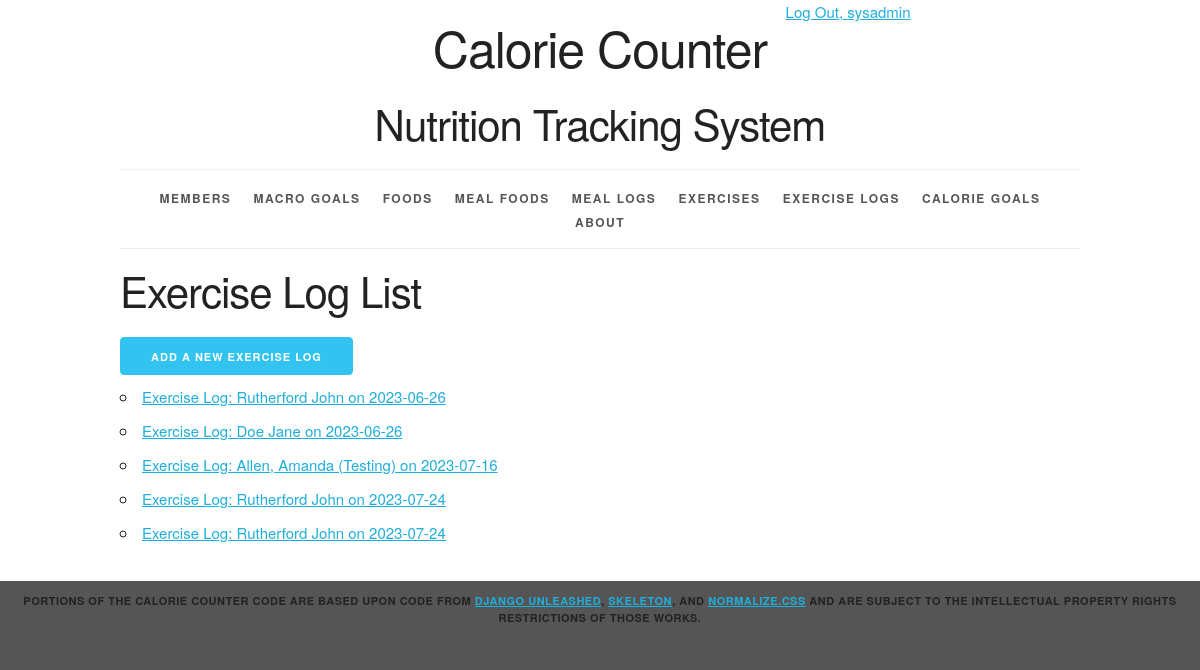
The app's page /exerciselog/ (signed in), older data.
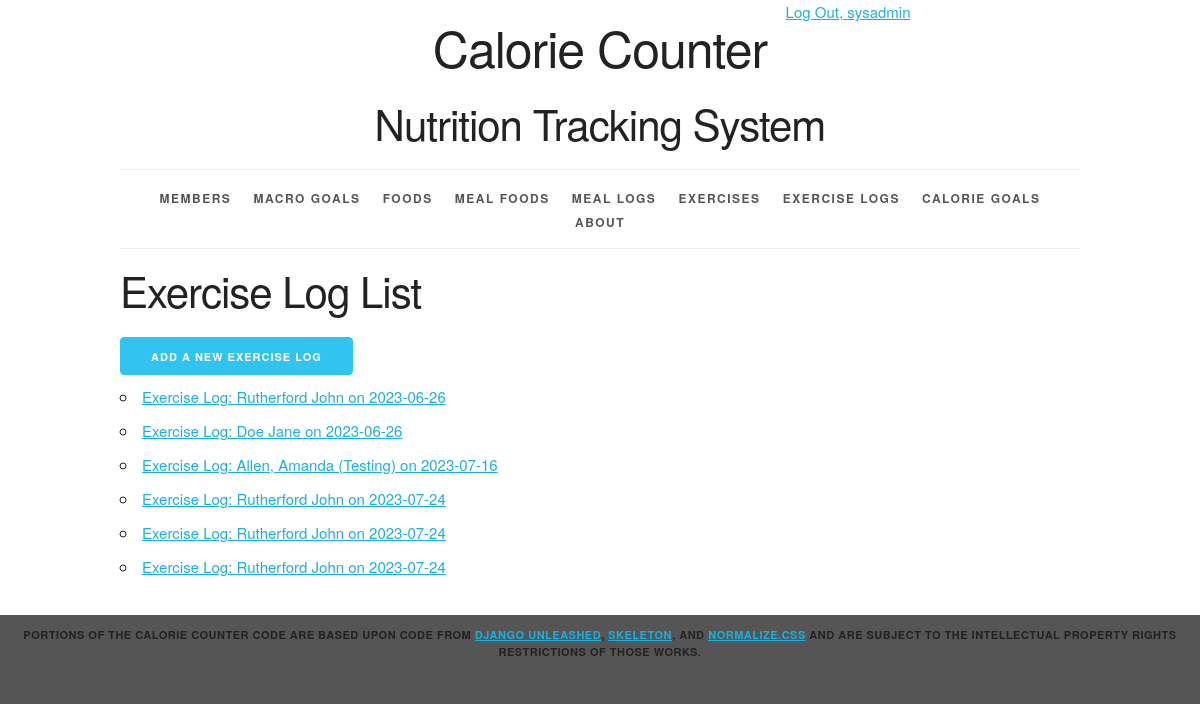
The same page, newer data.
### calorie_counter/models.py (models this page shows, shortened)
class ExerciseLog(models.Model):
    id = models.AutoField(primary_key=True)
    date = models.DateField()
    duration = models.DecimalField(max_digits=5, decimal_places=2, help_text="Duration in minutes")
    member = models.ForeignKey('Member', related_name='exercise_logs', on_delete=models.CASCADE)
    exercise = models.ForeignKey('Exercise', related_name='exercise_logs', on_delete=models.PROTECT)
    def get_absolute_url(self):
        return reverse('calorie_counter_exercise_log_detail_urlpattern',
                       kwargs={'pk': self.pk}
                       )
    def __str__(self):
        return 'Exercise Log: %s on %s' % ( self.member, self.date )

class Member(models.Model):
    SEX_CHOICES = [
        ('M', 'Male'),
        ('F', 'Female'),
    ]
    id = models.AutoField(primary_key=True)
    first_name = models.CharField(max_length=50)
    last_name = models.CharField(max_length=50)
    e_mail = models.EmailField(max_length=254, unique=True)
    height = models.IntegerField(help_text="Height in inches")
    weight = models.IntegerField(help_text="Weight in pounds")
    age = models.IntegerField(help_text="Age in years")
    sex = models.CharField(help_text="Male = M, Female = F", max_length=1, choices=SEX_CHOICES)
    date_joined = models.DateField()
    disambiguator = models.CharField(max_length=45, blank=True, default='')
    def __str__(self):
        if self.disambiguator == '':
            result = '%s %s ' % (self.last_name, self.first_name)
        else:
            result = '%s, %s (%s)' % (self.last_name, self.first_name, self.disambiguator)
        return result
    class Meta:
        ordering = ['last_name', 'first_name', 'disambiguator']
        constraints = [
            models.UniqueConstraint(fields=['first_name', 'last_name', 'e_mail'], name='unique_member')
        ]

### calorie_counter/views.py (the view)
class ExerciseLogList(LoginRequiredMixin, PermissionRequiredMixin, ListView):
    model = ExerciseLog
    template_name = 'calorie_counter/exercise_log_list.html'
    context_object_name = 'exercise_log_list'
    permission_required = 'calorie_counter.view_exercise_log'

### calorie_counter/templates/calorie_counter/exercise_log_list.html (shortened to what this page needs)
{%  extends 'calorie_counter/base.html' %}
{%  block content %}
    <h2> Exercise Log List </h2>
    <div>
        <a href="{% url 'calorie_counter_exercise_log_create_urlpattern' %}"
      class="button button-primary"> Add a new exercise log </a>
    </div>
    <ul>
        {% for exercise in exercise_log_list %}
            <li>
                <a href="{{ exercise.get_absolute_url }}"> {{ exercise }} </a>
            </li>
        {%  empty   %}
            <li><em>There are currently no exercise log.</em></li>
        {% endfor %}
    </ul>
{%  endblock %}

Row changes from the older to the newer data that the page shows:
added ExerciseLog: member+date "Exercise Log: Rutherford John on 2023-07-24"
